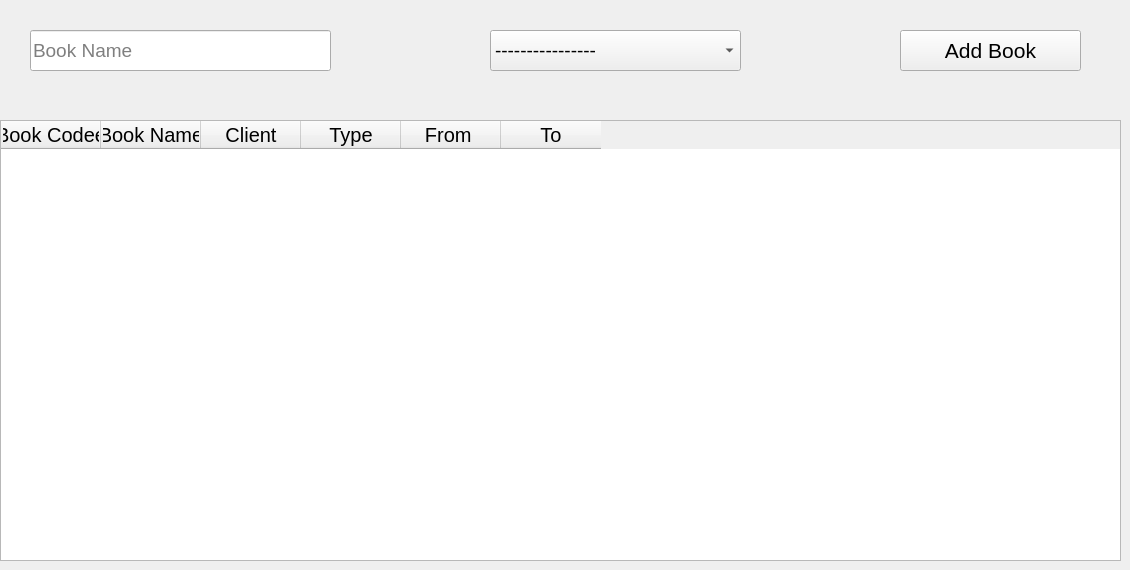
    <widget class="QWidget" name="tab">
     <attribute name="title">
      <string>Tab 1</string>
     </attribute>
     <widget class="QPushButton" name="pushButton_7">
      <property name="geometry">
       <rect>
        <x>900</x>
        <y>30</y>
        <width>181</width>
        <height>41</height>
       </rect>
      </property>
      <property name="font">
       <font>
        <pointsize>16</pointsize>
       </font>
      </property>
      <property name="text">
       <string>Add Book</string>
      </property>
     </widget>
     <widget class="QComboBox" name="comboBox">
      <property name="geometry">
       <rect>
        <x>490</x>
        <y>30</y>
        <width>251</width>
        <height>41</height>
       </rect>
      </property>
      <property name="font">
       <font>
        <pointsize>14</pointsize>
        <weight>50</weight>
        <bold>false</bold>
       </font>
      </property>
      <item>
       <property name="text">
        <string>----------------</string>
       </property>
      </item>
      <item>
       <property name="text">
        <string>Rent</string>
       </property>
      </item>
      <item>
       <property name="text">
        <string>Retrieve</string>
       </property>
      </item>
     </widget>
     <widget class="QLineEdit" name="lineEdit">
      <property name="geometry">
       <rect>
        <x>30</x>
        <y>30</y>
        <width>301</width>
        <height>41</height>
       </rect>
      </property>
      <property name="font">
       <font>
        <pointsize>14</pointsize>
       </font>
      </property>
      <property name="placeholderText">
       <string>Book Name</string>
      </property>
     </widget>
     <widget class="QTableWidget" name="tableWidget">
      <property name="geometry">
       <rect>
        <x>0</x>
        <y>120</y>
        <width>1121</width>
        <height>441</height>
       </rect>
      </property>
      <property name="font">
       <font>
        <pointsize>14</pointsize>
        <weight>50</weight>
        <italic>false</italic>
        <bold>false</bold>
       </font>
      </property>
      <column>
       <property name="text">
        <string>Book Codee</string>
       </property>
       <property name="font">
        <font>
         <pointsize>15</pointsize>
        </font>
       </property>
       <property name="textAlignment">
        <set>AlignCenter</set>
       </property>
      </column>
      <column>
       <property name="text">
        <string>Book Name</string>
       </property>
       <property name="font">
        <font>
         <pointsize>15</pointsize>
        </font>
       </property>
       <property name="textAlignment">
        <set>AlignCenter</set>
       </property>
      </column>
      <column>
       <property name="text">
        <string>Client</string>
       </property>
       <property name="font">
        <font>
         <pointsize>15</pointsize>
        </font>
       </property>
       <property name="textAlignment">
        <set>AlignCenter</set>
       </property>
      </column>
      <column>
       <property name="text">
        <string>Type</string>
       </property>
       <property name="font">
        <font>
         <pointsize>15</pointsize>
        </font>
       </property>
       <property name="textAlignment">
        <set>AlignCenter</set>
       </property>
      </column>
      <column>
       <property name="text">
        <string>From </string>
       </property>
       <property name="font">
        <font>
         <pointsize>15</pointsize>
        </font>
       </property>
       <property name="textAlignment">
        <set>AlignCenter</set>
       </property>
      </column>
      <column>
       <property name="text">
        <string>To</string>
       </property>
       <property name="font">
        <font>
         <pointsize>15</pointsize>
        </font>
       </property>
       <property name="textAlignment">
        <set>AlignCenter</set>
       </property>
      </column>
     </widget>
    </widget>
